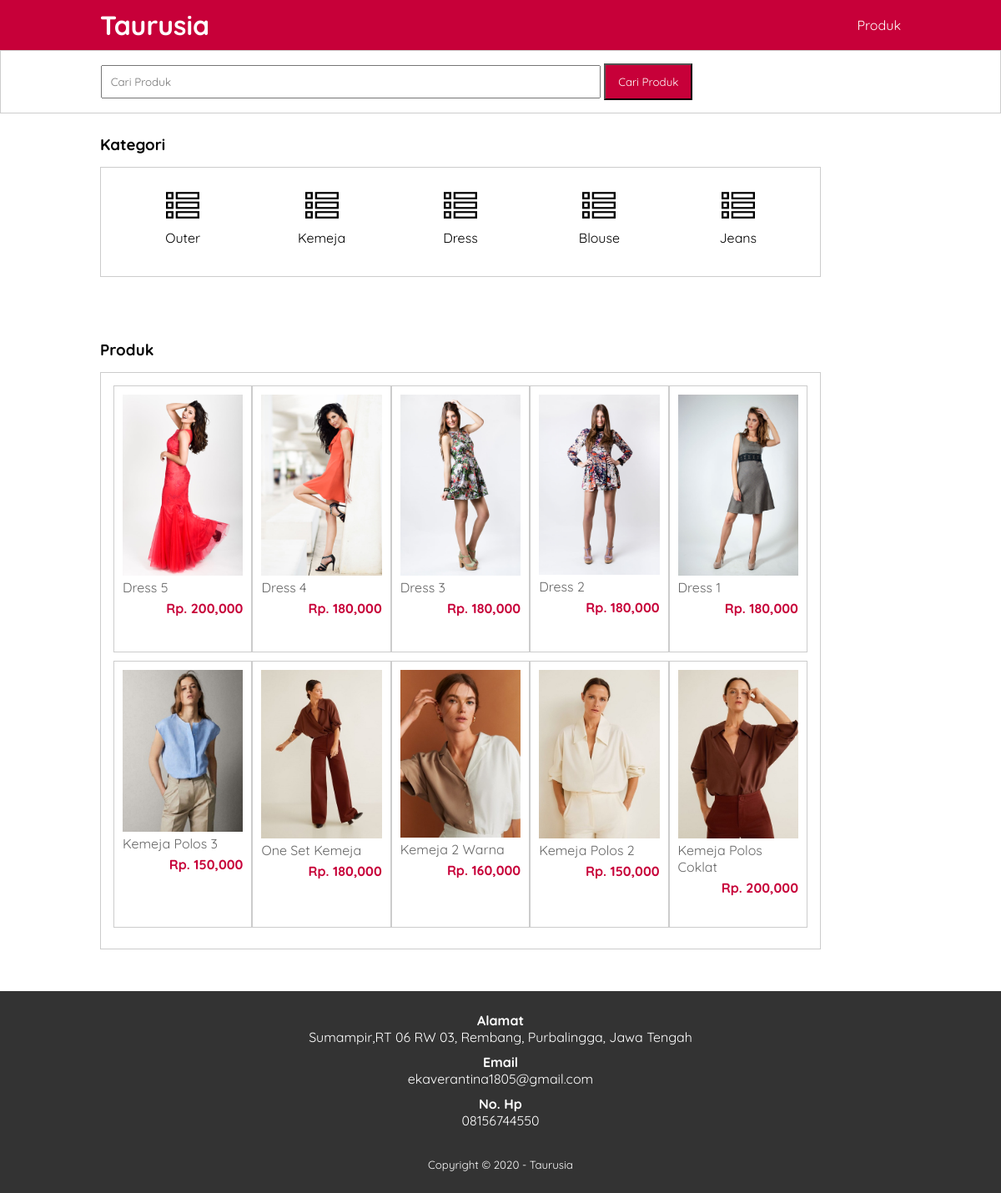
/produk.php, run on the app's committed database.
### tables this page shows
CREATE TABLE `tb_category` (
  `category_id` int(11) NOT NULL,
  `category_name` varchar(25) NOT NULL
);

CREATE TABLE `tb_product` (
  `product_id` int(11) NOT NULL,
  `category_id` int(11) NOT NULL,
  `product_name` varchar(100) NOT NULL,
  `product_price` int(11) NOT NULL,
  `product_description` text NOT NULL,
  `product_image` varchar(100) NOT NULL,
  `product_status` tinyint(1) NOT NULL,
  `date_created` timestamp NOT NULL DEFAULT current_timestamp()
);

### produk.php (the view, shortened to what this page needs)
<?php
	include 'db.php';
	$kontak = mysqli_query($conn, "SELECT admin_telp, admin_email, admin_address FROM tb_admin WHERE admin_id = 1");
	$a = mysqli_fetch_object($kontak);
?>
<!DOCTYPE html>
<html>
<head>
	<link rel="stylesheet" type="text/css" href="style.css">
</head>
<body>
	<header>
	<div class="container">
		<h1><a href="index.php">Taurusia</a></h1>
		<ul>
			<li><a href="Produk.php">Produk</a></li>
		</ul>
	</div>
	</header>
	<div class="search">
		<div class="container">
			<form action="produk.php">
				<input type="text" name="search" placeholder="Cari Produk" value="<?php echo $_GET['search']?>">
				<input type="submit" name="cari" value="Cari Produk">
			</form>
		</div>
	</div>
	<div class="section">
		<div class="container">
			<h3>Kategori</h3>
			<div class="box">
				<?php
					$kategori = mysqli_query($conn, "SELECT * FROM tb_category ORDER BY category_id DESC");
					if(mysqli_num_rows($kategori) > 0){
						while ($k = mysqli_fetch_array($kategori)) {
				?>
					<a href="produk.php?kat=<?php echo $k['category_id']?>">
						<div class="col-5">
							<img src="img/list.png" width="40px" style="margin-bottom: 5px;">
							<p><?php echo $k['category_name']?></p>
						</div>
					</a>
			<?php } }else{?>
				<p>Kategori tidak ada</p>
			<?php }?>
			</div>
		</div>
	</div>
	<div class="section">
		<div class="container">
			<h3>Produk </h3>
			<div class="box">
				<?php
					$produk = mysqli_query($conn, "SELECT * FROM tb_product WHERE product_status = 1 $where ORDER BY product_id DESC");
					if(mysqli_num_rows($produk) > 0){
						while($p = mysqli_fetch_array($produk)){
				?>
					<a href="detail-produk.php?id=<?php echo $p['product_id']?>">
						<div class="col-4">
							<img src="produk/<?php echo $p['product_image']?>">
							<p class="nama"><?php echo substr($p['product_name'], 0,30)?></p>
							<p class="harga">Rp. <?php echo number_format($p['product_price'])?></p>
						</div>
					</a>
				<?php }}else{ ?>
					<p>Produk tidak ada</p>
				<?php } ?>
			</div>
		</div>
	</div>
	<div class="footer">
		<div class="container">
			<h4>Alamat</h4>
			<p><?php echo $a->admin_address?></p>
			<h4>Email</h4>
			<p><?php echo $a->admin_email?></p>
			<h4>No. Hp</h4>
			<p><?php echo $a->admin_telp?></p>
			<small>Copyright &copy; 2020 - Taurusia</small>
		</div>
	</div>
</body>
</html>

### style.css (style rules this page uses)
* { padding: 0; margin: 0; font-family: 'Quicksand', sans-serif; }
body { background-color: #FFFFFF; }
a { color: inherit; text-decoration: none; }
header { border: none; background-color: #C70039; color: #FFFFFF; }
header h1 { float: left; padding: 10px 0; }
header ul { float: right; }
header ul li { display: inline-block; }
header ul li a { padding: 20px 0 20px 15px; display: inline-block; }
.container { width: 80%; margin: 0 auto; }
.container:after { content: ''; display: block; clear: both; }
.section { padding: 25px 0; }
.box { width: 90%; background-color: #FFFFFF; border: 1px solid #ccc; padding: 15px; box-sizing: border-box; margin: 15px 0 25px 0; }
.box:after { content: ''; display: block; clear: both; }
.search { padding: 15px 0; background-color: #FFFFFF; border : 1px solid #ccc; }
.search input[type=text] { width: 60% ; padding: 10px; }
.search input[type=submit] { padding: 12px 15px; background-color: #C70039; color: #FFFFFF; cursor: pointer; }
.col-5 { width: 20%; height: 100px; text-align: center; float: left; padding: 10px; box-sizing: border-box; }
.col-4 { width: 20%; height: 320px; border: 1px solid #ccc; float: left; padding: 10px; box-sizing: border-box; margin-bottom: 10px; }
.col-4 img { width: 100%; }
.col-4 .nama { color: #666; margin-bottom: 5px; }
.col-4 .harga { font-weight: bold; color: #C70039; float: right; }
.footer { padding: 25px 0; background-color: #333; color: #FFFFFF; text-align: center; }
.footer p { margin-bottom: 10px; }
.footer small { margin-top: 25px; display: inline-block; }

### data on the page
tb_category: category_name "Outer"
tb_category: category_name "Kemeja"
tb_category: category_name "Dress"
tb_category: category_name "Blouse"
tb_category: category_name "Jeans"
tb_product: product_image (picture), product_name "Dress 5", product_price "200,000"
tb_product: product_image (picture), product_name "Dress 4", product_price "180,000"
tb_product: product_image (picture), product_name "Dress 3", product_price "180,000"
tb_product: product_image (picture), product_name "Dress 2", product_price "180,000"
tb_product: product_image (picture), product_name "Dress 1", product_price "180,000"
tb_product: product_image (picture), product_name "Kemeja Polos 3", product_price "150,000"
tb_product: product_image (picture), product_name "One Set Kemeja", product_price "180,000"
tb_product: product_image (picture), product_name "Kemeja 2 Warna", product_price "160,000"
tb_product: product_image (picture), product_name "Kemeja Polos 2", product_price "150,000"
tb_product: product_image (picture), product_name "Kemeja Polos Coklat", product_price "200,000"

### other printed values
$a->admin_address "Sumampir,RT 06 RW 03, Rembang, Purbalingga, Jawa Tengah"
$a->admin_email "ekaverantina1805@gmail.com"
$a->admin_telp "08156744550"
